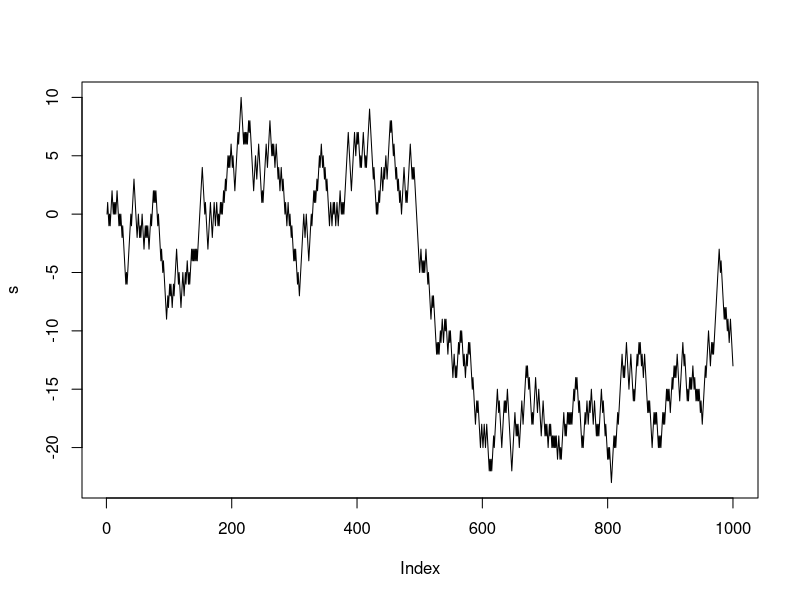

This chart was generated by the following R code:
set.seed(1234567)

step <- c(1,-1)
n <- 1000
s <- numeric(n)
s[1] <- 0 

for (i in 2:n) {
  s[i] <- s[i - 1] + sample(step, 1)
}

plot(s, type = "l")

